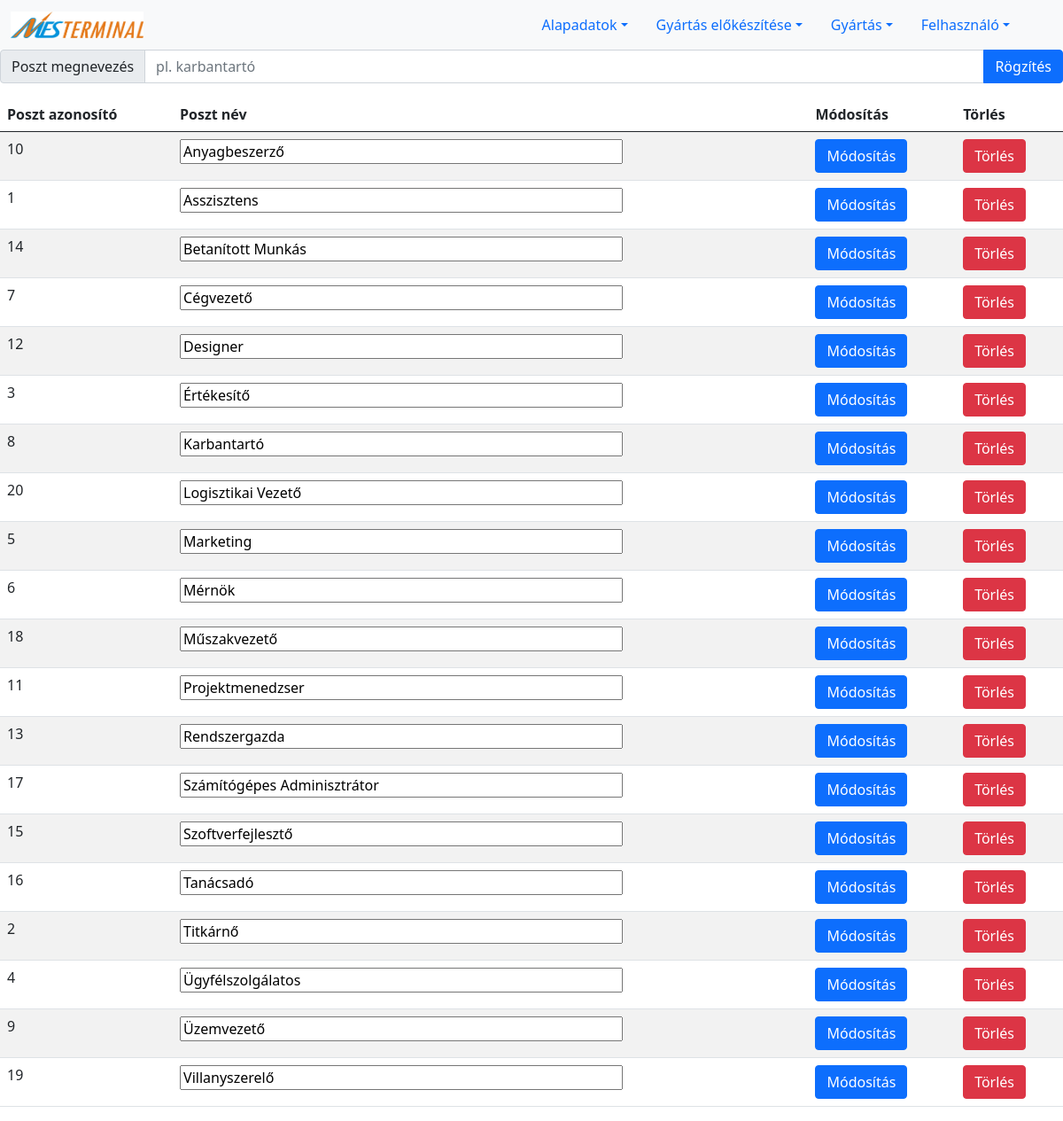
The app's page /post.php with its own data.
### tables this page shows
CREATE TABLE `role` (
  `ID` int(11) NOT NULL,
  `name` varchar(255) NOT NULL
);

### lists/listPosts.php (the view, shortened to what this page needs)
<?php
include "connection.php";
$sql="SELECT * from `role` order by name ASC";
$reultErrors = $conn -> query($sql);
if ($reultErrors->num_rows > 0) {
    print '
    <div style="overflow: hidden">
    <table class="table table-striped">
        <thead>
        <tr>
            <th scope="col">Poszt azonosító</th>
            <th scope="col">Poszt név</th>
            <th scope="col">Módosítás</th>
            <th scope="col">Törlés</th>
        </tr>
        </thead>
        <tbody>
        ';
    while($row = $reultErrors->fetch_assoc()) {
        print '
            <tr>
            <form action="feldolgozok/modifyPost.php" method="POST">
            <td>'.$row["ID"].'</td>
            <td><input type="text" style="width:500px" name="postName" value="'.$row["name"].'"></td>
            <td><Button type="submit" name="postId" value="'.$row["ID"].'" class="btn btn-primary">Módosítás</button>
            </form>
            <form action="feldolgozok/deletePost.php" method="POST">
            <td><Button type="submit" name="postId" value="'.$row["ID"].'" class="btn btn-danger">Törlés</button>
            </form>
            </tr>';
    }
    print '
        </tbody>
        </table>
        </div>';
}
?>

### records on screen
role: ID "10", postName "Anyagbeszerző"
role: ID "1", postName "Asszisztens"
role: ID "14", postName "Betanított Munkás"
role: ID "7", postName "Cégvezető"
role: ID "12", postName "Designer"
role: ID "3", postName "Értékesítő"
role: ID "8", postName "Karbantartó"
role: ID "20", postName "Logisztikai Vezető"
role: ID "5", postName "Marketing"
role: ID "6", postName "Mérnök"
role: ID "18", postName "Műszakvezető"
role: ID "11", postName "Projektmenedzser"
role: ID "13", postName "Rendszergazda"
role: ID "17", postName "Számítógépes Adminisztrátor"
role: ID "15", postName "Szoftverfejlesztő"
role: ID "16", postName "Tanácsadó"
role: ID "2", postName "Titkárnő"
role: ID "4", postName "Ügyfélszolgálatos"
role: ID "9", postName "Üzemvezető"
role: ID "19", postName "Villanyszerelő"
